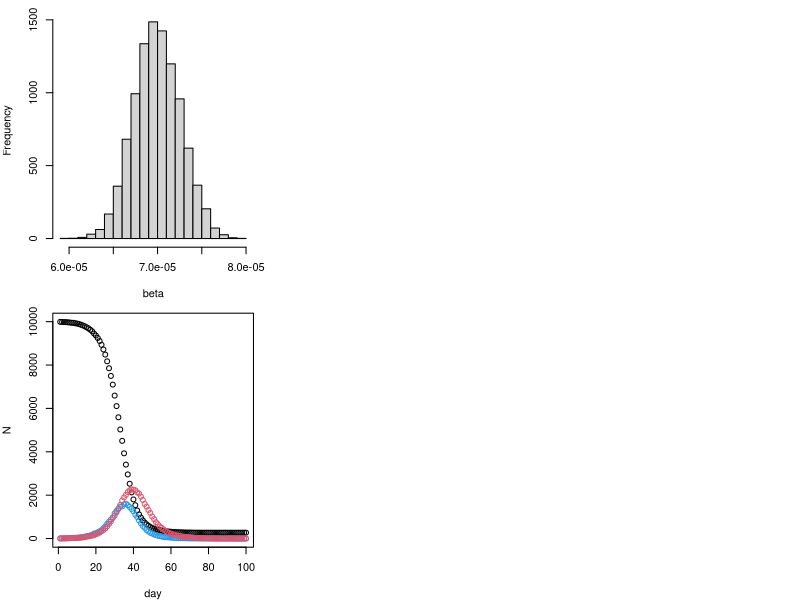

R code for this plot:
# ------------------------------------------------------------------------------ 
# Clare Lewis (s2879721), Grace Sheahan (s2898645), Luke Egan (s2837709)

# Clare: 
# Grace: 
# Luke: 

################################################################################ Comments should not be longer than this line of ##
# ------------------------------------------------------------------------------

# Setting working directory to folder for Assessment 1
# setwd("/Users/clarelewis/Documents/github/ext_stat_prog_group_work/Proj 2")
# setwd("C:/Users/Grace Sheahan/Documents/Extended Statistical Programming/ext_stat_prog_group_work/Proj 2")
# setwd("C:/Users/Luke Egan/Desktop/Extended Statistical Programming/ext_stat_prog_group_work/Proj 2")

#-------------------------------------------------------------------------------
### Background provided info
#-------------------------------------------------------------------------------

################## 
# There are n people in each state S, E, I, R.
# If in state I they have a daily probability of delta of moving to state R.
# If in state E they have a daily probability of gamma of moving to state I.
# If in state S the probability of moving to E is the result of infection by someone in state I.
#   This depends on two characteristics of each person:
#     who they share a household with
#     who is in their network of regular contacts
#   These are modelled as follows:
################## 

    # ################## 
    # # model household characteristic by dividing the n people into households of sizes between 1 and hmax, assume a uniform distribution of household sizes
    # ################## 
    # 
    # 
    # ################## 
    # # contact network model: sociability parameter: Bi where person is i, network is created randomly by assigning a link between person i and j
    # # with probability: (nc*Bi*Bj)/(Bmean^2*(n-1)) where nc is average number of contacts per person an Bmean is mean social parameter. People in the same household are excluded from such contacts
    # ################## 


# There are several ways for person i in the state I to infect a person j in state S
    # ##################
    # # Way 1: if j is a household member, there is a dialy probability ah of i infecting j
    # ##################
    # 
    # 
    # ##################
    # # Way 2: if j is in i's regular network of contacts, then there is a daily probability ac of i infecting j
    # ##################
    # 
    # 
    # ##################
    # # Way 3: irrespective of household or regular network relations there is a daily probability: (ar*nc*Bi*Bj)/(Bmean^2*(n-1)) of i infecting j (random mixing)
    # ##################

    # # note: the use of the same nc in the random mixing and regular network expressions is a simplification

#-------------------------------------------------------------------------------
################## 
# Assignment Goal: impliment the model and provide illustration of its use to investigate the role of household and network structure on epidemic dynamics.
# code work with any pop size: n up to at least 10,000, but we should test and develop with n = 1000
################## 

#-------------------------------------------------------------------------------
#### Task steps
#-------------------------------------------------------------------------------

################## 
# 1: Write code to produce vector h (should be length n) of integers indicating which household each person belongs to
# Household sizes should be uniformly distributed between 1 and hmax. For example if h1, h56 and h907 are all 13 and these are the only
# 13s in h then people 1, 56, and 907 all live in the same 3 person household
# h can be created with one line of code by careful use of rep and sample. Use hmax = 5 by default
################## 


################## 
# 2: Write function get.net(beta,nc=15) where beta is the n vector of Bi value for each person. The function should return a list,
# the ith element of which is a vector of indices of the regular (non-household) contacts of a person i. Must be careful to implement
# the model properly so that you do not CREATE any links twice (links need to be RECORDED twice, however)
################## 


################## 
# 3: Write the function:
# nseir(beta,h,alink,alpha=c(.1,.01,.01),delta=.2,gamma=.4,nc=15, nt = 100,pinf = .005)
# where beta and h are as above, alink = list defining the regular contacts of each person as returned by get.net,
# nt = number of days to simulate, and pinf = proportion of initial population to randomly start in the I state
# The function should implement the model given above and return a list with elements S,E,I,R and t = total population in each class
# each day and the day, respectively
# Note: while looping through individuals in the I state is probably inevitable, the code can still be made to run in a few seconds for n = 10000,
# especially with careful use of expressions like x[ind1][ind2] <- y in places (assignment to a subvector of a subvector)
################## 


################## 
# 4: Write a function to nicely plot the dynamics of the simulated population states as returned by nseir (a better version of the plots in 6.2 in the notes)
################## 


################## 
# 5: Setting beta to a vector of U(0,1) random variables, use the model to compare 4 scenarios and plot them next to each other (suitably labelled).
# First: full model with default parameters
# Second: what happens when you remove the household and regular network structure, while keeping the average initial number of infectious contacts per day the same for each person
# by setting ah=ac=0 and ar=0.04
# Third: consider the full model but with the beta vector set to simply contain the average of the previous beta vector for every element
# Fourth: combine the previous two scenarios (constant beta, random mixing)
# Comment on the apparent effect of the household and network structure relative to random mixing
################## 


########### code given in section 6.2 that is referenced in the assignment instructions
seir <- function(n=10000,ni=10,nt=100,gamma=1/3,delta=1/5,bmu=5e-5,bsc=1e-5) {
  ## SEIR stochastic simulation model.
  ## n = population size; ni = initially infective; nt = number of days
  ## gamma = daily prob E -> I; delta = daily prob I -> R;
  ## bmu = mean beta; bsc = var(beta) = bmu * bsc
  x <- rep(0,n) ## initialize to susceptible state
  beta <- rgamma(n,shape=bmu/bsc,scale=bsc) ## individual infection rates
  x[1:ni] <- 2 ## create some infectives
  S <- E <- I <- R <- rep(0,nt) ## set up storage for pop in each state
  S[1] <- n-ni;I[1] <- ni ## initialize
  for (i in 2:nt) { ## loop over days
    u <- runif(n) ## uniform random deviates
    x[x==2&u<delta] <- 3 ## I -> R with prob delta
    x[x==1&u<gamma] <- 2 ## E -> I with prob gamma
    x[x==0&u<beta*I[i-1]] <- 1 ## S -> E with prob beta*I[i-1]
    S[i] <- sum(x==0); E[i] <- sum(x==1)
    I[i] <- sum(x==2); R[i] <- sum(x==3)
  }
  list(S=S,E=E,I=I,R=R,beta=beta)
} ## seir

par(mfcol=c(2,3),mar=c(4,4,1,1)) ## set plot window up for multiple plots
epi <- seir(bmu=7e-5,bsc=1e-7) ## run simulation
hist(epi$beta,xlab="beta",main="") ## beta distribution
plot(epi$S,ylim=c(0,max(epi$S)),xlab="day",ylab="N") ## S black
points(epi$E,col=4);points(epi$I,col=2) ## E (blue) and I (red)
